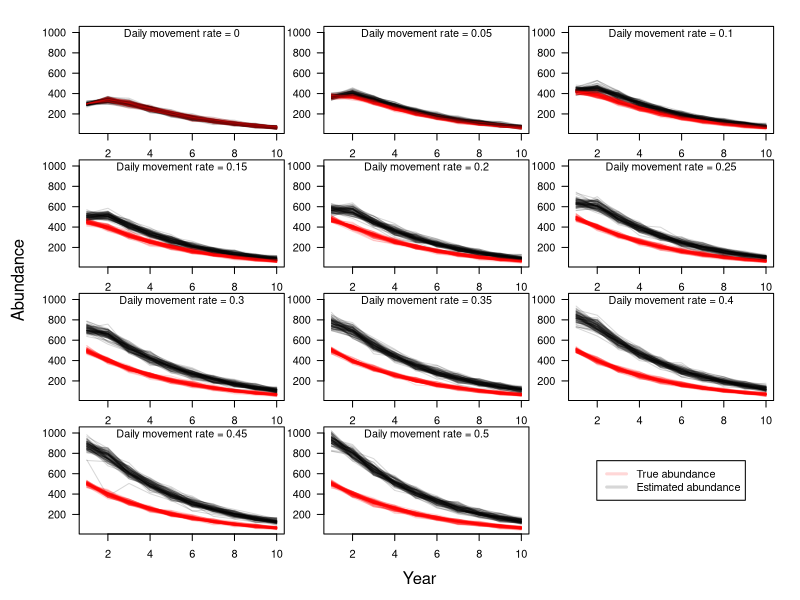
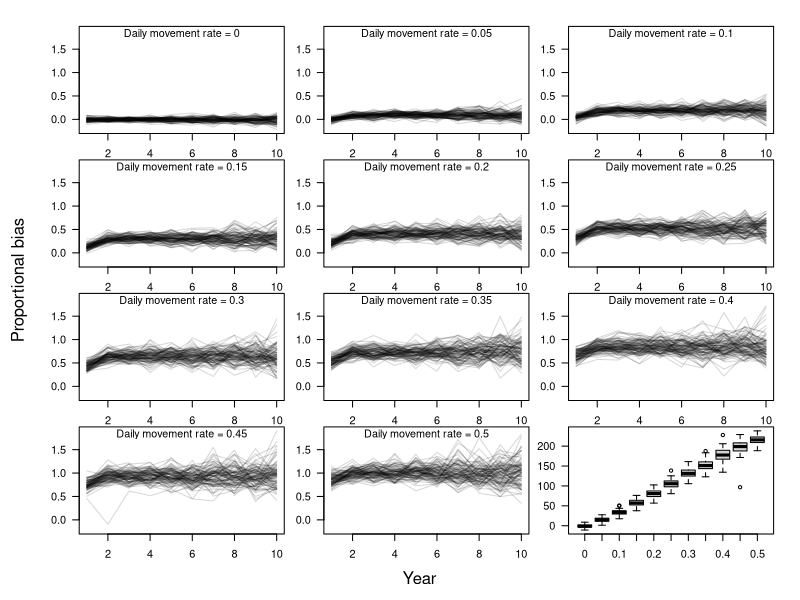

The R script that drew these images, in order:
## ---- chunk 1
pp<-read.csv("output/RD-daily-movement-output-parameters.csv")
pp$rep<- c(1:nrow(pp))
nn<-read.csv("output/RD-daily-movement-output-abundance.csv")
nn$year<- rep(c(1:10),nrow(pp))
nn$rep<- sort(rep(pp$rep,10))
nn$bias<- nn$Nhat-nn$Ntrue
nn$pbias<- (nn$Nhat-nn$Ntrue)/nn$Ntrue
xx<- aggregate(cbind(bias,pbias)~gamma2+rep,nn,mean)
## ---- chunk 2
trans_black<- rgb(0,0,0,alpha=40,maxColorValue=255)
trans_red<- rgb(255,0,0,alpha=40,maxColorValue=255)
par(mfrow=c(4,3),mar=c(1,2,1,1),oma=c(4,4,1,1))
for(g2 in unique(nn$gamma2))
{
plot(Nhat~year,nn,type='n',las=1)
lapply(unique(nn$rep),function(x)
    {
    points(Nhat~year,nn,subset=rep==x& gamma2==g2,col=trans_black,type='l')
    points(Ntrue~year,nn,subset=rep==x & gamma2==g2,col=trans_red,type='l')
    })
mtext(side=3, paste("Daily movement rate = ",g2,sep=""),line=-1,cex=0.65)
    }
plot.new()
legend("center", c("True abundance", "Estimated abundance"),
    col=c(trans_red, trans_black),lty=1,lwd=3)
 mtext(side=1, "Year",outer=TRUE,line=2)
 mtext(side=2, "Abundance",outer=TRUE,line=2)
## ---- chunk 3
trans_black<- rgb(0,0,0,alpha=40,maxColorValue=255)
par(mfrow=c(4,3),mar=c(1,2,1,1),oma=c(4,4,1,1))
for(g2 in unique(nn$gamma2))
{
plot(pbias~year,nn,type='n',las=1)
lapply(unique(nn$rep),function(x)
    {
    points(pbias~year,nn,subset=rep==x& gamma2==g2,col=trans_black,type='l')
    })
mtext(side=3, paste("Daily movement rate = ",g2,sep=""),line=-1,cex=0.65)
    }

mtext(side=1, "Year",outer=TRUE,line=2)
mtext(side=2, "Proportional bias",outer=TRUE,line=2)
## ---- chunk 4
boxplot(bias~gamma2,xx,las=1, 
    ylab="Bias (Number of fish)", xlab="Movement rate")
